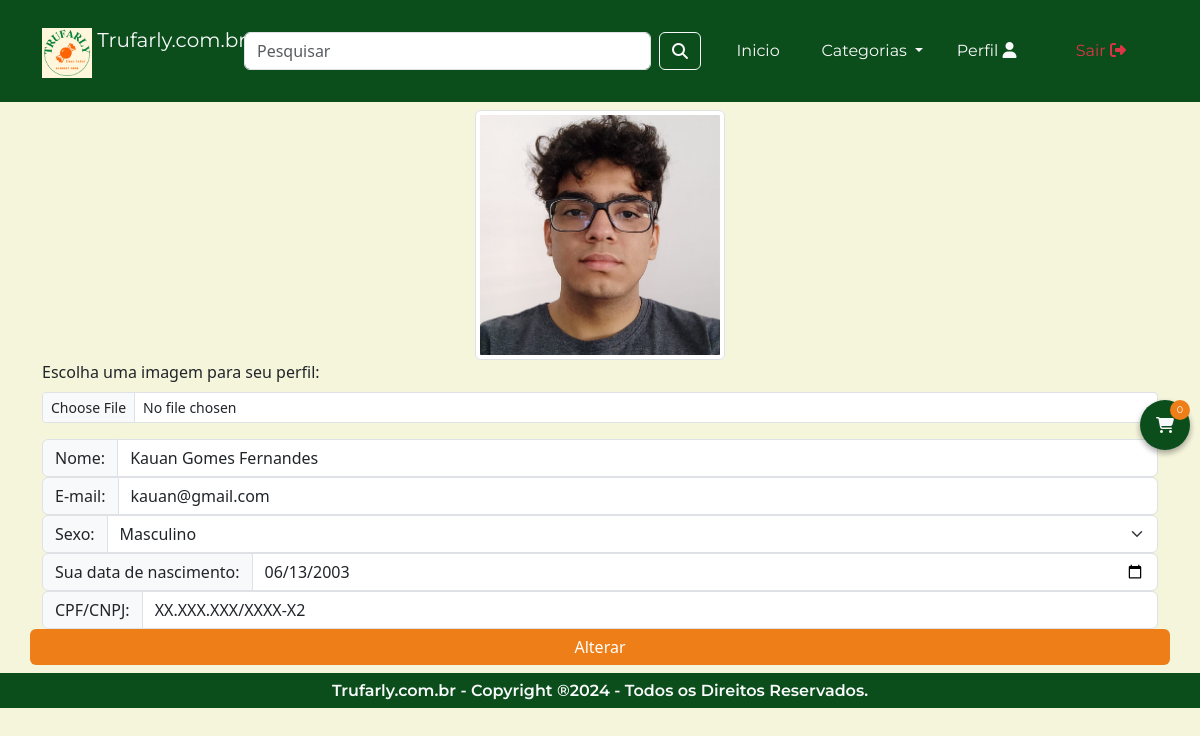
The page /alterar_perfil (signed in) on the database its author committed.
### tables this page shows
CREATE TABLE usuarios(
	id_usuario INT NOT NULL AUTO_INCREMENT PRIMARY KEY,
	img_perfil VARCHAR(40) DEFAULT NULL,
	nome VARCHAR(40) NOT NULL,
	sexo ENUM("M", "F", "O"),
	datan DATE,
	cpf_cnpj VARCHAR(20) UNIQUE,
	email VARCHAR(100) UNIQUE NOT NULL,
	PASSWORD VARCHAR(128) NOT NULL,
  
	id_tipo_usuario INT NOT NULL DEFAULT 2,
	FOREIGN KEY (id_tipo_usuario) REFERENCES tipos_usuarios (id_tipo_usuario),
  
	id_status_usuario INT NOT NULL DEFAULT 1,
	FOREIGN KEY (id_status_usuario) REFERENCES status_usuarios (id_status_usuario)
);

### controllers/usuarioController.class.php (called while the page is built, shortened)
<?php
    class usuarioController{
        public function __construct(
            private $conexao = null,
            private $categorias = null
        ){
            $this->conexao = Conexao::getInstancia();
        }
        public function alterar_perfil(){
            $sexos = array(
                1 => new stdClass(),
                2 => new stdClass(),
                3 => new stdClass()
            );
            $sexos[1]->value = "M";
            $sexos[1]->descritivo = "Masculino";
            $sexos[2]->value = "F";
            $sexos[2]->descritivo = "Feiminino";
            $sexos[3]->value = "O";
            $sexos[3]->descritivo = "Outro";
            $usuario = new Usuario(idusuario:$_SESSION['id_usuario'], email:$_SESSION['email']);
            $usuarioDAO = new UsuarioDAO($this->conexao);
            $perfilUsuario = $usuarioDAO->bucarPerfilUsuario($usuario);
            if(!empty($perfilUsuario->img_perfil)){
                $img = $perfilUsuario->img_perfil;
            }
            require_once "views/editar_perfil.php";
        }
    }
?>

### route.class.php (called while the page is built, shortened)
<?php
    class rotas
    {
        private array $rotas = [];
        public function get(string $caminho, array $dados)
        {
            $this->rotas['GET'][$caminho] = $dados;
        }
        public function post(string $caminho, array $dados)
        {
            $this->rotas['POST'][$caminho] = $dados;
        }
        public function instancia_rota(string $metodo, string $url)
        {
            if(isset($this->rotas[$metodo][$url]))
            {
                $dados_rota = $this->rotas[$metodo][$url];
                $classe = new $dados_rota[0];
                $metodo = $dados_rota[1];
                return $classe->$metodo();
            }
            exit("Rota Inválida");
        }
    }
?>

### index.php (called while the page is built, shortened)
<?php
    require_once "route.class.php";
    $uri = parse_url($_SERVER['REQUEST_URI'])['path'];
    $uri = substr($uri, strpos($uri,'/', 1));
    $router->instancia_rota($_SERVER['REQUEST_METHOD'], $uri);
?>

### models/conexao.class.php (called while the page is built, shortened)
<?php
    class Conexao{
        private static $db;
        public static function getInstancia(){
            if(empty(self::$db)){
                try {
                    $host = 'localhost';
                    $dbname = 'trufarly';
                    $dsn = "mysql:host={$host};dbname={$dbname};charset=utf8mb4";
                    $usuario = 'root';
                    $senha = '';
                    self::$db = new PDO($dsn, $usuario, $senha);
                } catch (PDOException $e) {
                    echo "Erro na conexãor: {$e->getCode()}<br>Mensagem: {$e->getMessage()}";
                    die();
                }
            }
            return self::$db;
        }
    }
?>

### models/usuarioDAO.class.php (called while the page is built, shortened)
<?php
    class UsuarioDAO{
        public function bucarPerfilUsuario($usuario){
            $sql = "
                    SELECT nome, email, img_perfil, nome, sexo, datan, cpf_cnpj
                    from usuarios
                    where email = ?
                ";
            try {
                $stm = $this->db->prepare($sql);
                $stm->bindValue(1, $usuario->getEmail());
                $stm->execute();
                $this->db = null;
                return $stm->Fetch(PDO::FETCH_OBJ);
            } catch (PDOException $e) {
                echo "Erro, Message: {$e->getMessage()}\n Code:{$e->getCode()}";
            }
        }
    }
?>

### models/usuario.class.php (called while the page is built, shortened)
<?php
    class Usuario{
        public function getEmail(){
            return $this->email;
        }
    }
?>

### views/editar_perfil.php (the view, shortened to what this page needs)
<!DOCTYPE html>
<html lang="pt-br">
<head>
    <link href="https://cdn.jsdelivr.net/npm/bootstrap@5.3.3/dist/css/bootstrap.min.css" rel="stylesheet">
    <link rel="stylesheet" href="http://localhost/Trufarly.com.br/views/css/style.css">
</head>
<body>
    <?php require_once "header.php"; ?>
    <div class="container py-2">
        <div class="row">
            <form action="" method="post" enctype="multipart/form-data">
                <div class="d-flex justify-content-center align-itens-center">
                    <img src="http://localhost/Trufarly.com.br/storage/usuario/<?php echo $img ?>" alt="" id="img" class="img-thumbnail mx-auto img_produto">
                </div>
                <div class="mb-3">
                  <label for="formFileSm" class="form-label">Escolha uma imagem para seu perfil:</label>
                  <input class="form-control form-control-sm" id="formFileSm" type="file" accept=".jpg , .png" onchange="mostrar(this)" name="img_perfil" value="">
                </div>
                <div class="input-group input-group-md">
                    <label for="" class="input-group-text">
                        Nome:
                    </label><br>
                    <input class="form-control" type="text" name="nome" value="<?php echo isset($_POST['nome'])?$_POST['nome']:$perfilUsuario->nome?>">
                </div>
                <div class="input-group input-group-md">
                    <label for="" class="input-group-text">
                        E-mail:
                    </label><br>
                    <input class="form-control" type="text" name="email" value="<?php echo isset($_POST['email'])?$_POST['email']:$perfilUsuario->email?>">
                </div>
                <div class='input-group input-group-md hidden'>
                    <label for='' class='input-group-text'>
                        Sexo:
                    </label><br>
                    <select class='form-select' aria-label='Default select example' name='sexo'>
                        <?php
                            if($perfilUsuario->sexo){
                                foreach ($sexos as $sexo) {
                                    if($perfilUsuario->sexo == $sexo->value){
                                        echo "<option value='$sexo->value' selected>$sexo->descritivo</option>";
                                    } else {
                                        echo "<option value='$sexo->value'>$sexo->descritivo</option>";
                                    }
                                }
                            }
                        ?>
                    </select>
                </div>
                <div class='input-group input-group-md'>
                    <label for='' class='input-group-text'>
                        Sua data de nascimento:
                    </label><br>
                    <input class='form-control' type='date' name='datan' value='<?php echo isset($_POST['datan'])?$_POST['datan']:$perfilUsuario->datan ?>'>
                </div>
                <div class='input-group input-group-md'>
                    <label for='' class='input-group-text'>
                        CPF/CNPJ:
                    </label><br>
                    <input class='form-control' type='text' name='cpf_cnpj' value='<?php echo isset($_POST['cpf_cnpj'])?$_POST['cpf_cnpj']:$perfilUsuario->cpf_cnpj?>'>
                </div>
                <div class="row">
                    <button class="btn btn-orange">Alterar</button>
                </div>
            </form>
        </div>
    </div>
    <?php require_once "carrinho_icon.php"; ?>
    <?php require_once "footer.php"; ?>
</body>
</html>

### views/css/style.css (style rules this page uses)
:root { --cor-primaria: #0b4e1b; --cor-secundaria: #f5f5dc; --cor-terciaria: #ee7f18; --cor-texto: #212121; --cor-fundo: #F4F4F4; --cor-bg-primaria: #0b4e1b; --cor-bg-secundaria: #f5f5dc; --cor-bg-terciaria: #ee7f18; --cor-bg-texto: #212121; --cor-bg-fundo: #F4F4F4; }
.btn-orange { background-color: var(--cor-bg-terciaria) !important; color: white !important; border: none !important; }
* { margin: 0px; padding: 0px; box-sizing: border-box !important; list-style: none !important; }
body { padding: 0px 0px; min-height: 100vh; background: var(--cor-bg-secundaria) !important; overflow-x: hidden; }
.img_produto { width: 250px !important; height: 250px !important; }

### rows shown on the page
usuarios: img_perfil (picture), nome "Kauan Gomes Fernandes", email "kauan@gmail.com", sexo "Masculino", datan "06/13/2003", cpf_cnpj "XX.XXX.XXX/XXXX-X2"

### other values the page prints
$_ENV['nome_site'] "Trufarly.com.br"
